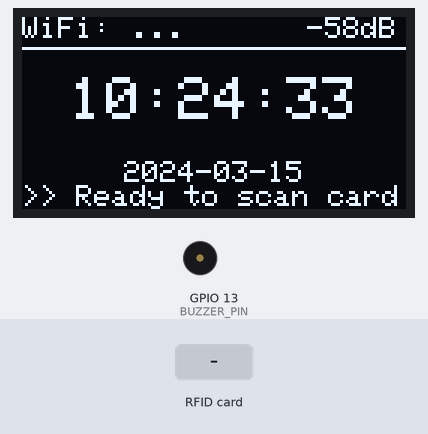
This sketch was run on a simulated ESP8266 (NodeMCU). Parts: 128×64 one-colour display, buzzer (waves = sounding). Inputs (shaded band) come from the test bench. WiFi joins after 1.5 s; servers stay silent unless stated; uploads are accepted with an empty reply; the local clock reads 2024-03-15 10:24:30 at power-on unless the sketch sets it; what the sketch prints to the serial monitor is not drawn.

Above: at 3.5 s.
3.6 s: RFID card 5E 7A 19 C4 held to the reader
At 4.16 s:
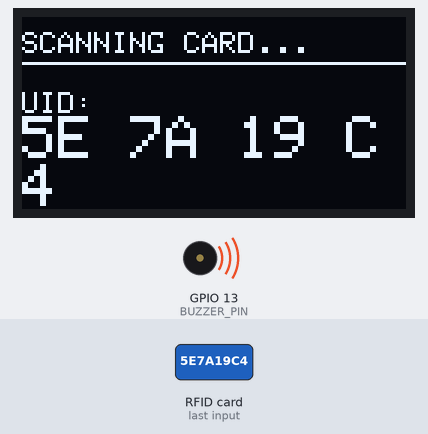
At 5.6 s:
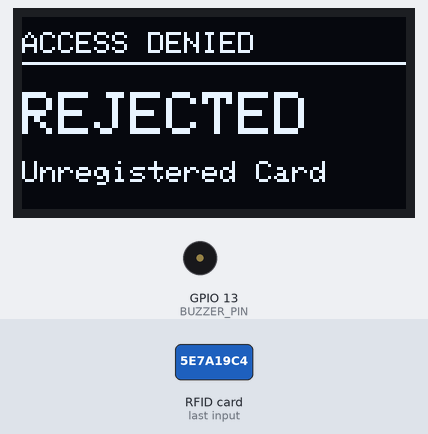
6.6 s: RFID card 5E 7A 19 C4 held to the reader
At 10.0 s:
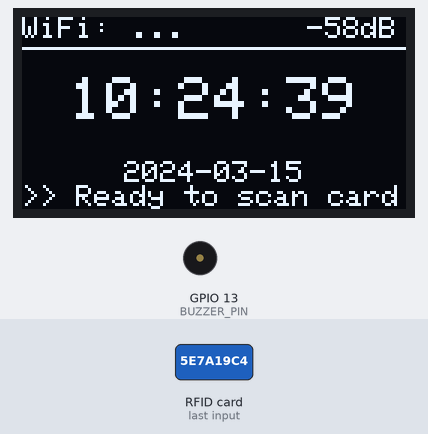
Timing chart, 0 to 11.5 s (numbered marks = the images above; inputs shaded):
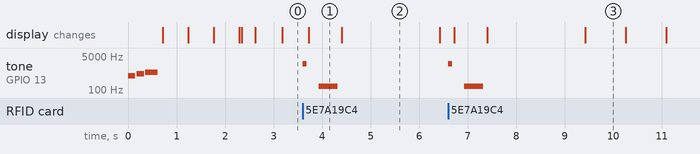

The sketch:

RfidSystem.ino
```cpp
#include <ESP8266WiFi.h>
#include <ESP8266HTTPClient.h>
#include <WiFiClient.h>
#include <Wire.h>
#include <Adafruit_GFX.h>
#include <Adafruit_SSD1306.h>
#include <Adafruit_PN532.h>
#include <time.h>

#define SCREEN_WIDTH 128
#define SCREEN_HEIGHT 64
#define OLED_RESET    -1

// 내장 OLED 및 I2C 공유 핀 설정 (AGENTS.md 규칙)
#define OLED_SDA 14 // D5 (GPIO 14)
#define OLED_SCL 12 // D6 (GPIO 12)

// PN532 I2C 더미 핀 설정 (물리적으로 연결하지 않아도 됨)
#define PN532_IRQ   5  // D1 (GPIO 5) - 더미
#define PN532_RESET 4  // D2 (GPIO 4) - 더미

// 부저 핀 설정 (D7 - GPIO 13)
#define BUZZER_PIN  13 // D7 (GPIO 13)

Adafruit_SSD1306 display(SCREEN_WIDTH, SCREEN_HEIGHT, &Wire, OLED_RESET);
Adafruit_PN532 nfc(PN532_IRQ, PN532_RESET);

// 와이파이 설정 정보
const char* ssid     = "...";
const char* password = "01024235756";

// API 서버 정보
const char* serverUrl = "http://43.200.11.185/api_scan.php";

// 대한민국 시간 설정 (UTC+9)
const long gmtOffset_sec = 9 * 3600;
const int daylightOffset_sec = 0;

// 부저 알림음 정의
void playBootSound() {
  tone(BUZZER_PIN, 523, 150); // C5
  delay(180);
  tone(BUZZER_PIN, 659, 150); // E5
  delay(180);
  tone(BUZZER_PIN, 784, 250); // G5
  delay(300);
}

void playScanSound() {
  tone(BUZZER_PIN, 2093, 80); // C7 (단일 짧은 비프 - 카드 인식 확인용)
  delay(100);
}

void playAccessGrantedSound() {
  tone(BUZZER_PIN, 1047, 100); // C6
  delay(120);
  tone(BUZZER_PIN, 1318, 100); // E6
  delay(120);
  tone(BUZZER_PIN, 1568, 200); // G6
  delay(200);
}

void playAccessDeniedSound() {
  tone(BUZZER_PIN, 150, 400); // 낮은 경고음
  delay(450);
}

void setup() {
  Serial.begin(115200);

  // 부저 핀 설정 및 부팅음
  pinMode(BUZZER_PIN, OUTPUT);
  playBootSound();

  // D5, D6 핀으로 I2C 버스 시작
  Wire.begin(OLED_SDA, OLED_SCL);

  // OLED 디스플레이 초기화
  if(!display.begin(SSD1306_SWITCHCAPVCC, 0x3C)) {
    Serial.println(F("SSD1306 OLED 초기화 실패"));
    for(;;);
  }

  display.clearDisplay();
  display.setTextSize(1);
  display.setTextColor(SSD1306_WHITE);
  display.setCursor(0, 10);
  display.println(F("Connecting to WiFi..."));
  display.print(F("SSID: "));
  display.println(ssid);
  display.display();

  // 와이파이 연결 시작
  WiFi.begin(ssid, password);

  while (WiFi.status() != WL_CONNECTED) {
    delay(500);
    Serial.print(".");
    display.print(F("."));
    display.display();
  }

  Serial.println(F("\nWiFi Connected!"));
  display.clearDisplay();
  display.setCursor(0, 10);
  display.println(F("WiFi Connected!"));
  display.print(F("IP: "));
  display.println(WiFi.localIP());
  display.println(F("Initializing PN532..."));
  display.display();

  // PN532 RFID 리더기 초기화
  nfc.begin();

  uint32_t versiondata = nfc.getFirmwareVersion();
  if (!versiondata) {
    Serial.println(F("PN532 보드를 찾을 수 없습니다."));
    display.clearDisplay();
    display.setCursor(0, 10);
    display.println(F("Error: PN532 not found"));
    display.display();
    for(;;);
  }

  // RFID 카드를 읽기 위한 SAM 환경 설정
  nfc.SAMConfig();

  // NTP 시간 설정
  configTime(gmtOffset_sec, daylightOffset_sec, "pool.ntp.org", "time.windows.com");

  // 최초 시간 동기화 대기
  time_t now = time(nullptr);
  while (now < 8 * 3600 * 2) {
    delay(500);
    now = time(nullptr);
  }

  Serial.println(F("System Ready!"));

  display.clearDisplay();
  display.setCursor(0, 10);
  display.println(F("System Ready"));
  display.println(F("Scan card/tag..."));
  display.display();
}

// 헬퍼: UID 바이트 배열을 16진수 문자열로 변환
String getUidString(uint8_t *uid, uint8_t uidLength) {
  String uidStr = "";
  for (uint8_t i = 0; i < uidLength; i++) {
    if (uid[i] < 0x10) uidStr += "0";
    uidStr += String(uid[i], HEX);
    if (i < uidLength - 1) uidStr += " ";
  }
  uidStr.toUpperCase();
  return uidStr;
}

// 헬퍼: JSON 응답에서 문자열 추출 (경량 파서)
String extractFromJson(String json, String key) {
  String target = "\"" + key + "\":";
  int index = json.indexOf(target);
  if (index == -1) return "";

  int start = index + target.length();
  // 값 타입 체크 (문자열인지 불리언/숫자인지)
  if (json.charAt(start) == '"') {
    start++;
    int end = json.indexOf("\"", start);
    if (end != -1) return json.substring(start, end);
  } else {
    // 불리언/숫자형
    int end = json.indexOf(",", start);
    if (end == -1) end = json.indexOf("}", start);
    if (end != -1) return json.substring(start, end);
  }
  return "";
}

void loop() {
  uint8_t success;
  uint8_t uid[] = { 0, 0, 0, 0, 0, 0, 0 };
  uint8_t uidLength;

  // 1. 카드 태깅 감지 (대기 시간 250ms로 제한하여 시계 업데이트 주기 확보)
  success = nfc.readPassiveTargetID(PN532_MIFARE_ISO14443A, uid, &uidLength, 250);

  if (success) {
    // 카드 감지 성공음 재생
    playScanSound();

    String uidStr = getUidString(uid, uidLength);
    Serial.print(F("Card Scanned: "));
    Serial.println(uidStr);

    // OLED 화면 표시
    display.clearDisplay();
    display.setTextSize(1);
    display.setCursor(0, 5);
    display.println(F("SCANNING CARD..."));
    display.drawFastHLine(0, 15, SCREEN_WIDTH, SSD1306_WHITE);
    display.setCursor(0, 25);
    display.println(F("UID:"));
    display.setTextSize(2);
    display.println(uidStr);
    display.display();

    // 2. AWS 서버로 출입 정보 전송 (HTTP POST)
    if (WiFi.status() == WL_CONNECTED) {
      WiFiClient client;
      HTTPClient http;

      http.begin(client, serverUrl);
      http.addHeader("Content-Type", "application/json");

      String jsonPayload = "{\"uid\":\"" + uidStr + "\"}";
      int httpResponseCode = http.POST(jsonPayload);

      display.clearDisplay();
      display.setTextSize(1);
      display.setCursor(0, 5);

      if (httpResponseCode > 0) {
        String response = http.getString();
        Serial.println("Response: " + response);

        // JSON 응답 파싱
        String accessVal = extractFromJson(response, "access");
        String name = extractFromJson(response, "name");
        String role = extractFromJson(response, "role");

        bool isAllowed = (accessVal == "true" || accessVal == "1");

        if (isAllowed) {
          // 승인됨
          playAccessGrantedSound();

          display.println(F("ACCESS GRANTED"));
          display.drawFastHLine(0, 15, SCREEN_WIDTH, SSD1306_WHITE);
          display.setCursor(0, 25);
          display.setTextSize(2);
          display.println(name);
          display.setTextSize(1);
          display.setCursor(0, 48);
          display.println(role);
        } else {
          // 거부됨
          playAccessDeniedSound();

          display.println(F("ACCESS DENIED"));
          display.drawFastHLine(0, 15, SCREEN_WIDTH, SSD1306_WHITE);
          display.setCursor(0, 25);
          display.setTextSize(2);
          display.println(F("REJECTED"));
          display.setTextSize(1);
          display.setCursor(0, 48);
          display.println(F("Unregistered Card"));
        }
      } else {
        // 서버 연결 오류
        playAccessDeniedSound();
        display.println(F("CONNECTION ERROR"));
        display.drawFastHLine(0, 15, SCREEN_WIDTH, SSD1306_WHITE);
        display.setCursor(0, 25);
        display.println(F("Server Unreachable"));
        Serial.println("Error on HTTP request");
      }

      display.display();
      http.end();
    } else {
      // WiFi 연결이 끊겼을 때
      playAccessDeniedSound();
      display.clearDisplay();
      display.setCursor(0, 10);
      display.println(F("WiFi Offline"));
      display.println(F("Cannot verify card"));
      display.display();
    }

    // 화면 결과 표시 유지용 대기
    delay(2000);
  }

  // 3. 평상시 상태: OLED 시계 화면 표시
  time_t now = time(nullptr);
  struct tm* timeinfo = localtime(&now);

  display.clearDisplay();

  // 상단 WiFi 및 수신강도 정보 바
  display.setTextSize(1);
  display.setCursor(0, 0);
  display.print(F("WiFi: "));
  display.print(ssid);

  long rssi = WiFi.RSSI();
  display.setCursor(95, 0);
  display.print(rssi);
  display.print(F("dB"));
  display.drawFastHLine(0, 10, SCREEN_WIDTH, SSD1306_WHITE);

  // 중앙 시간 표시 (HH:MM:SS)
  char timeStr[9];
  sprintf(timeStr, "%02d:%02d:%02d", timeinfo->tm_hour, timeinfo->tm_min, timeinfo->tm_sec);

  display.setTextSize(2);
  display.setCursor((SCREEN_WIDTH - 96) / 2, 20);
  display.print(timeStr);

  // 하단 날짜 표시 (YYYY-MM-DD)
  char dateStr[11];
  sprintf(dateStr, "%04d-%02d-%02d", timeinfo->tm_year + 1900, timeinfo->tm_mon + 1, timeinfo->tm_mday);
  display.setTextSize(1);
  display.setCursor((SCREEN_WIDTH - 60) / 2, 48);
  display.print(dateStr);

  // 하단 가이드 텍스트
  display.setCursor(0, 56);
  display.print(F(">> Ready to scan card"));

  display.display();
}
```

Measured:
- after the input at 3.6 s, tone on GPIO 13 (BUZZER_PIN): silent → 2093 Hz at once, → silent 0.08 s later, → 150 Hz 0.25 s later, → silent 0.40 s later; the display: changes after 0.13 s (image 1)
- after the input at 6.6 s, tone on GPIO 13 (BUZZER_PIN): silent → 2093 Hz at once, → silent 0.08 s later, → 150 Hz 0.25 s later, → silent 0.40 s later; the display: first changes after 0.13 s (image 3 shows a later state)
- what the display in image 1 shows lasts 0.7 s, from 3.7 s to 4.4 s
- what the display in image 2 shows lasts 2.0 s, from 4.4 s to 6.4 s
- what the display in image 3 shows lasts 0.9 s, from 9.4 s to 10.3 s
